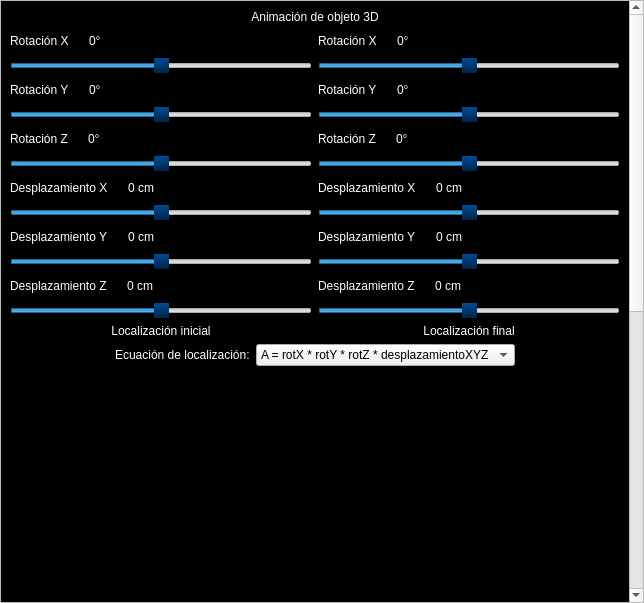
<?xml version="1.0" encoding="UTF-8"?>
<ui version="4.0">
 <class>Sim_U1_T4</class>
 <widget class="QWidget" name="Sim_U1_T4">
  <property name="geometry">
   <rect>
    <x>0</x>
    <y>0</y>
    <width>644</width>
    <height>603</height>
   </rect>
  </property>
  <property name="windowTitle">
   <string>sim_U1_T4</string>
  </property>
  <layout class="QVBoxLayout" name="verticalLayout">
   <property name="spacing">
    <number>0</number>
   </property>
   <property name="leftMargin">
    <number>0</number>
   </property>
   <property name="topMargin">
    <number>0</number>
   </property>
   <property name="rightMargin">
    <number>0</number>
   </property>
   <property name="bottomMargin">
    <number>0</number>
   </property>
   <item>
    <widget class="QScrollArea" name="scrollArea">
     <property name="widgetResizable">
      <bool>true</bool>
     </property>
     <widget class="QWidget" name="scrollAreaWidgetContents">
      <property name="geometry">
       <rect>
        <x>0</x>
        <y>-88</y>
        <width>625</width>
        <height>1243</height>
       </rect>
      </property>
      <property name="sizePolicy">
       <sizepolicy hsizetype="Preferred" vsizetype="Fixed">
        <horstretch>0</horstretch>
        <verstretch>0</verstretch>
       </sizepolicy>
      </property>
      <property name="styleSheet">
       <string notr="true">QWidget#scrollAreaWidgetContents{
background-color:rgba(0,0,0,255);
}
QLabel{
color:white;
}
QSlider::handle:horizontal {
background: qlineargradient(spread:pad, x1:0.505, y1:0, x2:0.500318, y2:1, stop:0 rgba(0, 74, 148, 255), stop:1 rgba(0, 37, 74, 255))
}
QSlider::handle:horizontal:hover {
    /*background: rgba(173, 51, 51,255);*/
background: qlineargradient(spread:pad, x1:0.506, y1:0, x2:0.506, y2:1, stop:0 rgba(203, 60, 60, 255), stop:1 rgba(150, 44, 44, 255))
}
QSpinBox{
color:white;
background-color:black;
}</string>
      </property>
      <layout class="QVBoxLayout" name="verticalLayout_6">
       <item>
        <widget class="QLabel" name="label">
         <property name="styleSheet">
          <string notr="true">font:20pt &quot;Britannic Bold&quot;;</string>
         </property>
         <property name="text">
          <string>Animación de objeto 3D</string>
         </property>
         <property name="alignment">
          <set>Qt::AlignCenter</set>
         </property>
        </widget>
       </item>
       <item>
        <layout class="QHBoxLayout" name="horizontalLayout_2">
         <item>
          <layout class="QVBoxLayout" name="verticalLayout_2">
           <item>
            <layout class="QHBoxLayout" name="horizontalLayout_4">
             <item>
              <widget class="QLabel" name="label_2">
               <property name="text">
                <string>Rotación X</string>
               </property>
              </widget>
             </item>
             <item>
              <widget class="QSpinBox" name="sb_rX">
               <property name="minimumSize">
                <size>
                 <width>25</width>
                 <height>0</height>
                </size>
               </property>
               <property name="wrapping">
                <bool>false</bool>
               </property>
               <property name="frame">
                <bool>true</bool>
               </property>
               <property name="alignment">
                <set>Qt::AlignCenter</set>
               </property>
               <property name="readOnly">
                <bool>true</bool>
               </property>
               <property name="buttonSymbols">
                <enum>QAbstractSpinBox::NoButtons</enum>
               </property>
               <property name="accelerated">
                <bool>false</bool>
               </property>
               <property name="keyboardTracking">
                <bool>false</bool>
               </property>
               <property name="showGroupSeparator" stdset="0">
                <bool>false</bool>
               </property>
               <property name="suffix">
                <string>°</string>
               </property>
               <property name="minimum">
                <number>-999</number>
               </property>
               <property name="maximum">
                <number>999</number>
               </property>
              </widget>
             </item>
             <item>
              <spacer name="horizontalSpacer">
               <property name="orientation">
                <enum>Qt::Horizontal</enum>
               </property>
               <property name="sizeHint" stdset="0">
                <size>
                 <width>40</width>
                 <height>20</height>
                </size>
               </property>
              </spacer>
             </item>
            </layout>
           </item>
           <item>
            <widget class="QSlider" name="sl_rotX_1">
             <property name="minimum">
              <number>-360</number>
             </property>
             <property name="maximum">
              <number>360</number>
             </property>
             <property name="singleStep">
              <number>20</number>
             </property>
             <property name="pageStep">
              <number>45</number>
             </property>
             <property name="orientation">
              <enum>Qt::Horizontal</enum>
             </property>
            </widget>
           </item>
           <item>
            <layout class="QHBoxLayout" name="horizontalLayout_6">
             <item>
              <widget class="QLabel" name="label_3">
               <property name="text">
                <string>Rotación Y</string>
               </property>
              </widget>
             </item>
             <item>
              <widget class="QSpinBox" name="sb_rY">
               <property name="minimumSize">
                <size>
                 <width>25</width>
                 <height>0</height>
                </size>
               </property>
               <property name="wrapping">
                <bool>false</bool>
               </property>
               <property name="frame">
                <bool>true</bool>
               </property>
               <property name="alignment">
                <set>Qt::AlignCenter</set>
               </property>
               <property name="readOnly">
                <bool>true</bool>
               </property>
               <property name="buttonSymbols">
                <enum>QAbstractSpinBox::NoButtons</enum>
               </property>
               <property name="accelerated">
                <bool>false</bool>
               </property>
               <property name="keyboardTracking">
                <bool>false</bool>
               </property>
               <property name="showGroupSeparator" stdset="0">
                <bool>false</bool>
               </property>
               <property name="suffix">
                <string>°</string>
               </property>
               <property name="minimum">
                <number>-999</number>
               </property>
               <property name="maximum">
                <number>999</number>
               </property>
              </widget>
             </item>
             <item>
              <spacer name="horizontalSpacer_3">
               <property name="orientation">
                <enum>Qt::Horizontal</enum>
               </property>
               <property name="sizeHint" stdset="0">
                <size>
                 <width>40</width>
                 <height>20</height>
                </size>
               </property>
              </spacer>
             </item>
            </layout>
           </item>
           <item>
            <widget class="QSlider" name="sl_rotY_1">
             <property name="minimum">
              <number>-360</number>
             </property>
             <property name="maximum">
              <number>360</number>
             </property>
             <property name="singleStep">
              <number>20</number>
             </property>
             <property name="pageStep">
              <number>45</number>
             </property>
             <property name="orientation">
              <enum>Qt::Horizontal</enum>
             </property>
            </widget>
           </item>
           <item>
            <layout class="QHBoxLayout" name="horizontalLayout_8">
             <item>
              <widget class="QLabel" name="label_4">
               <property name="text">
                <string>Rotación Z</string>
               </property>
              </widget>
             </item>
             <item>
              <widget class="QSpinBox" name="sb_rZ">
               <property name="minimumSize">
                <size>
                 <width>25</width>
                 <height>0</height>
                </size>
               </property>
               <property name="wrapping">
                <bool>false</bool>
               </property>
               <property name="frame">
                <bool>true</bool>
               </property>
               <property name="alignment">
                <set>Qt::AlignCenter</set>
               </property>
               <property name="readOnly">
                <bool>true</bool>
               </property>
               <property name="buttonSymbols">
                <enum>QAbstractSpinBox::NoButtons</enum>
               </property>
               <property name="accelerated">
                <bool>false</bool>
               </property>
               <property name="keyboardTracking">
                <bool>false</bool>
               </property>
               <property name="showGroupSeparator" stdset="0">
                <bool>false</bool>
               </property>
               <property name="suffix">
                <string>°</string>
               </property>
               <property name="minimum">
                <number>-999</number>
               </property>
               <property name="maximum">
                <number>999</number>
               </property>
              </widget>
             </item>
             <item>
              <spacer name="horizontalSpacer_5">
               <property name="orientation">
                <enum>Qt::Horizontal</enum>
               </property>
               <property name="sizeHint" stdset="0">
                <size>
                 <width>40</width>
                 <height>20</height>
                </size>
               </property>
              </spacer>
             </item>
            </layout>
           </item>
           <item>
            <widget class="QSlider" name="sl_rotZ_1">
             <property name="minimum">
              <number>-360</number>
             </property>
             <property name="maximum">
              <number>360</number>
             </property>
             <property name="singleStep">
              <number>20</number>
             </property>
             <property name="pageStep">
              <number>45</number>
             </property>
             <property name="orientation">
              <enum>Qt::Horizontal</enum>
             </property>
            </widget>
           </item>
           <item>
            <layout class="QHBoxLayout" name="horizontalLayout_10">
             <item>
              <widget class="QLabel" name="label_7">
               <property name="text">
                <string>Desplazamiento X</string>
               </property>
              </widget>
             </item>
             <item>
              <widget class="QSpinBox" name="sb_dX">
               <property name="minimumSize">
                <size>
                 <width>25</width>
                 <height>0</height>
                </size>
               </property>
               <property name="wrapping">
                <bool>false</bool>
               </property>
               <property name="frame">
                <bool>true</bool>
               </property>
               <property name="alignment">
                <set>Qt::AlignCenter</set>
               </property>
               <property name="readOnly">
                <bool>true</bool>
               </property>
               <property name="buttonSymbols">
                <enum>QAbstractSpinBox::NoButtons</enum>
               </property>
               <property name="accelerated">
                <bool>false</bool>
               </property>
               <property name="keyboardTracking">
                <bool>false</bool>
               </property>
               <property name="showGroupSeparator" stdset="0">
                <bool>false</bool>
               </property>
               <property name="suffix">
                <string> cm</string>
               </property>
               <property name="minimum">
                <number>-999</number>
               </property>
               <property name="maximum">
                <number>999</number>
               </property>
              </widget>
             </item>
             <item>
              <spacer name="horizontalSpacer_7">
               <property name="orientation">
                <enum>Qt::Horizontal</enum>
               </property>
               <property name="sizeHint" stdset="0">
                <size>
                 <width>40</width>
                 <height>20</height>
                </size>
               </property>
              </spacer>
             </item>
            </layout>
           </item>
           <item>
            <widget class="QSlider" name="sl_despX_1">
             <property name="minimum">
              <number>-300</number>
             </property>
             <property name="maximum">
              <number>300</number>
             </property>
             <property name="singleStep">
              <number>40</number>
             </property>
             <property name="pageStep">
              <number>40</number>
             </property>
             <property name="orientation">
              <enum>Qt::Horizontal</enum>
             </property>
            </widget>
           </item>
           <item>
            <layout class="QHBoxLayout" name="horizontalLayout_12">
             <item>
              <widget class="QLabel" name="label_5">
               <property name="text">
                <string>Desplazamiento Y</string>
               </property>
              </widget>
             </item>
             <item>
              <widget class="QSpinBox" name="sb_dY">
               <property name="minimumSize">
                <size>
                 <width>25</width>
                 <height>0</height>
                </size>
               </property>
               <property name="wrapping">
                <bool>false</bool>
               </property>
               <property name="frame">
                <bool>true</bool>
               </property>
               <property name="alignment">
                <set>Qt::AlignCenter</set>
               </property>
               <property name="readOnly">
                <bool>true</bool>
               </property>
               <property name="buttonSymbols">
                <enum>QAbstractSpinBox::NoButtons</enum>
               </property>
               <property name="accelerated">
                <bool>false</bool>
               </property>
               <property name="keyboardTracking">
                <bool>false</bool>
               </property>
               <property name="showGroupSeparator" stdset="0">
                <bool>false</bool>
               </property>
               <property name="suffix">
                <string> cm</string>
               </property>
               <property name="minimum">
                <number>-999</number>
               </property>
               <property name="maximum">
                <number>999</number>
               </property>
              </widget>
             </item>
             <item>
              <spacer name="horizontalSpacer_9">
               <property name="orientation">
                <enum>Qt::Horizontal</enum>
               </property>
               <property name="sizeHint" stdset="0">
                <size>
                 <width>40</width>
                 <height>20</height>
                </size>
               </property>
              </spacer>
             </item>
            </layout>
           </item>
           <item>
            <widget class="QSlider" name="sl_despY_1">
             <property name="minimum">
              <number>-300</number>
             </property>
             <property name="maximum">
              <number>300</number>
             </property>
             <property name="singleStep">
              <number>40</number>
             </property>
             <property name="pageStep">
              <number>40</number>
             </property>
             <property name="orientation">
              <enum>Qt::Horizontal</enum>
             </property>
            </widget>
           </item>
           <item>
            <layout class="QHBoxLayout" name="horizontalLayout_14">
             <item>
              <widget class="QLabel" name="label_6">
               <property name="text">
                <string>Desplazamiento Z</string>
               </property>
              </widget>
             </item>
             <item>
              <widget class="QSpinBox" name="sb_dZ">
               <property name="minimumSize">
                <size>
                 <width>25</width>
                 <height>0</height>
                </size>
               </property>
               <property name="wrapping">
                <bool>false</bool>
               </property>
               <property name="frame">
                <bool>true</bool>
               </property>
               <property name="alignment">
                <set>Qt::AlignCenter</set>
               </property>
               <property name="readOnly">
                <bool>true</bool>
               </property>
               <property name="buttonSymbols">
                <enum>QAbstractSpinBox::NoButtons</enum>
               </property>
               <property name="accelerated">
                <bool>false</bool>
               </property>
               <property name="keyboardTracking">
                <bool>false</bool>
               </property>
               <property name="showGroupSeparator" stdset="0">
                <bool>false</bool>
               </property>
               <property name="suffix">
                <string> cm</string>
               </property>
               <property name="minimum">
                <number>-999</number>
               </property>
               <property name="maximum">
                <number>999</number>
               </property>
              </widget>
             </item>
             <item>
              <spacer name="horizontalSpacer_11">
               <property name="orientation">
                <enum>Qt::Horizontal</enum>
               </property>
               <property name="sizeHint" stdset="0">
                <size>
                 <width>40</width>
                 <height>20</height>
                </size>
               </property>
              </spacer>
             </item>
            </layout>
           </item>
           <item>
            <widget class="QSlider" name="sl_despZ_1">
             <property name="minimum">
              <number>-300</number>
             </property>
             <property name="maximum">
              <number>300</number>
             </property>
             <property name="singleStep">
              <number>40</number>
             </property>
             <property name="pageStep">
              <number>40</number>
             </property>
             <property name="orientation">
              <enum>Qt::Horizontal</enum>
             </property>
            </widget>
           </item>
           <item>
            <widget class="QLabel" name="label_14">
             <property name="text">
              <string>Localización inicial</string>
             </property>
             <property name="alignment">
              <set>Qt::AlignCenter</set>
             </property>
            </widget>
           </item>
          </layout>
         </item>
         <item>
          <layout class="QVBoxLayout" name="verticalLayout_3">
           <item>
            <layout class="QHBoxLayout" name="horizontalLayout_5">
             <item>
              <widget class="QLabel" name="label_8">
               <property name="text">
                <string>Rotación X</string>
               </property>
              </widget>
             </item>
             <item>
              <widget class="QSpinBox" name="sb_rX_2">
               <property name="minimumSize">
                <size>
                 <width>25</width>
                 <height>0</height>
                </size>
               </property>
               <property name="wrapping">
                <bool>false</bool>
               </property>
               <property name="frame">
                <bool>true</bool>
               </property>
               <property name="alignment">
                <set>Qt::AlignCenter</set>
               </property>
               <property name="readOnly">
                <bool>true</bool>
               </property>
               <property name="buttonSymbols">
                <enum>QAbstractSpinBox::NoButtons</enum>
               </property>
               <property name="accelerated">
                <bool>false</bool>
               </property>
               <property name="keyboardTracking">
                <bool>false</bool>
               </property>
               <property name="showGroupSeparator" stdset="0">
                <bool>false</bool>
               </property>
               <property name="suffix">
                <string>°</string>
               </property>
               <property name="minimum">
                <number>-999</number>
               </property>
               <property name="maximum">
                <number>999</number>
               </property>
              </widget>
             </item>
             <item>
              <spacer name="horizontalSpacer_2">
               <property name="orientation">
                <enum>Qt::Horizontal</enum>
               </property>
               <property name="sizeHint" stdset="0">
                <size>
                 <width>40</width>
                 <height>20</height>
                </size>
               </property>
              </spacer>
             </item>
            </layout>
           </item>
           <item>
            <widget class="QSlider" name="sl_rotX_2">
             <property name="minimum">
              <number>-360</number>
             </property>
             <property name="maximum">
              <number>360</number>
             </property>
             <property name="singleStep">
              <number>20</number>
             </property>
             <property name="pageStep">
              <number>45</number>
             </property>
             <property name="orientation">
              <enum>Qt::Horizontal</enum>
             </property>
            </widget>
           </item>
           <item>
            <layout class="QHBoxLayout" name="horizontalLayout_7">
             <item>
              <widget class="QLabel" name="label_9">
               <property name="text">
                <string>Rotación Y</string>
               </property>
              </widget>
             </item>
             <item>
              <widget class="QSpinBox" name="sb_rY_2">
               <property name="minimumSize">
                <size>
                 <width>25</width>
                 <height>0</height>
                </size>
               </property>
               <property name="wrapping">
                <bool>false</bool>
               </property>
               <property name="frame">
                <bool>true</bool>
               </property>
               <property name="alignment">
                <set>Qt::AlignCenter</set>
               </property>
               <property name="readOnly">
                <bool>true</bool>
               </property>
               <property name="buttonSymbols">
                <enum>QAbstractSpinBox::NoButtons</enum>
               </property>
               <property name="accelerated">
                <bool>false</bool>
               </property>
               <property name="keyboardTracking">
                <bool>false</bool>
               </property>
               <property name="showGroupSeparator" stdset="0">
                <bool>false</bool>
               </property>
               <property name="suffix">
                <string>°</string>
               </property>
               <property name="minimum">
                <number>-999</number>
               </property>
               <property name="maximum">
                <number>999</number>
               </property>
              </widget>
             </item>
             <item>
              <spacer name="horizontalSpacer_4">
               <property name="orientation">
                <enum>Qt::Horizontal</enum>
               </property>
               <property name="sizeHint" stdset="0">
                <size>
                 <width>40</width>
                 <height>20</height>
                </size>
               </property>
              </spacer>
             </item>
            </layout>
           </item>
           <item>
            <widget class="QSlider" name="sl_rotY_2">
             <property name="minimum">
              <number>-360</number>
             </property>
             <property name="maximum">
              <number>360</number>
             </property>
             <property name="singleStep">
              <number>20</number>
             </property>
             <property name="pageStep">
              <number>45</number>
             </property>
             <property name="orientation">
              <enum>Qt::Horizontal</enum>
             </property>
            </widget>
           </item>
           <item>
            <layout class="QHBoxLayout" name="horizontalLayout_9">
             <item>
              <widget class="QLabel" name="label_10">
               <property name="text">
                <string>Rotación Z</string>
               </property>
              </widget>
             </item>
             <item>
              <widget class="QSpinBox" name="sb_rZ_2">
               <property name="minimumSize">
                <size>
                 <width>25</width>
                 <height>0</height>
                </size>
               </property>
               <property name="wrapping">
                <bool>false</bool>
               </property>
               <property name="frame">
                <bool>true</bool>
               </property>
               <property name="alignment">
                <set>Qt::AlignCenter</set>
               </property>
               <property name="readOnly">
                <bool>true</bool>
               </property>
               <property name="buttonSymbols">
                <enum>QAbstractSpinBox::NoButtons</enum>
               </property>
               <property name="accelerated">
                <bool>false</bool>
               </property>
               <property name="keyboardTracking">
                <bool>false</bool>
               </property>
               <property name="showGroupSeparator" stdset="0">
                <bool>false</bool>
               </property>
               <property name="suffix">
                <string>°</string>
               </property>
               <property name="minimum">
                <number>-999</number>
               </property>
               <property name="maximum">
                <number>999</number>
               </property>
              </widget>
             </item>
             <item>
              <spacer name="horizontalSpacer_6">
               <property name="orientation">
                <enum>Qt::Horizontal</enum>
               </property>
               <property name="sizeHint" stdset="0">
                <size>
                 <width>40</width>
                 <height>20</height>
                </size>
               </property>
              </spacer>
             </item>
            </layout>
           </item>
           <item>
            <widget class="QSlider" name="sl_rotZ_2">
             <property name="minimum">
              <number>-360</number>
             </property>
             <property name="maximum">
              <number>360</number>
             </property>
             <property name="singleStep">
              <number>20</number>
             </property>
             <property name="pageStep">
              <number>45</number>
             </property>
             <property name="orientation">
              <enum>Qt::Horizontal</enum>
             </property>
            </widget>
           </item>
           <item>
            <layout class="QHBoxLayout" name="horizontalLayout_11">
             <item>
              <widget class="QLabel" name="label_11">
               <property name="text">
                <string>Desplazamiento X</string>
               </property>
              </widget>
             </item>
             <item>
              <widget class="QSpinBox" name="sb_dX_2">
               <property name="minimumSize">
                <size>
                 <width>25</width>
                 <height>0</height>
                </size>
               </property>
               <property name="wrapping">
                <bool>false</bool>
               </property>
               <property name="frame">
                <bool>true</bool>
               </property>
               <property name="alignment">
                <set>Qt::AlignCenter</set>
               </property>
               <property name="readOnly">
                <bool>true</bool>
               </property>
               <property name="buttonSymbols">
                <enum>QAbstractSpinBox::NoButtons</enum>
               </property>
               <property name="accelerated">
                <bool>false</bool>
               </property>
               <property name="keyboardTracking">
                <bool>false</bool>
               </property>
               <property name="showGroupSeparator" stdset="0">
                <bool>false</bool>
               </property>
               <property name="suffix">
                <string> cm</string>
               </property>
               <property name="minimum">
                <number>-999</number>
               </property>
               <property name="maximum">
                <number>999</number>
               </property>
              </widget>
             </item>
             <item>
              <spacer name="horizontalSpacer_8">
               <property name="orientation">
                <enum>Qt::Horizontal</enum>
               </property>
               <property name="sizeHint" stdset="0">
                <size>
                 <width>40</width>
                 <height>20</height>
                </size>
               </property>
              </spacer>
             </item>
            </layout>
           </item>
           <item>
            <widget class="QSlider" name="sl_despX_2">
             <property name="minimum">
              <number>-300</number>
             </property>
             <property name="maximum">
              <number>300</number>
             </property>
             <property name="singleStep">
              <number>40</number>
             </property>
             <property name="pageStep">
              <number>40</number>
             </property>
             <property name="orientation">
              <enum>Qt::Horizontal</enum>
             </property>
            </widget>
           </item>
           <item>
            <layout class="QHBoxLayout" name="horizontalLayout_13">
             <item>
              <widget class="QLabel" name="label_12">
               <property name="text">
                <string>Desplazamiento Y</string>
               </property>
              </widget>
             </item>
             <item>
              <widget class="QSpinBox" name="sb_dY_2">
               <property name="minimumSize">
                <size>
                 <width>25</width>
                 <height>0</height>
                </size>
               </property>
               <property name="wrapping">
                <bool>false</bool>
               </property>
               <property name="frame">
                <bool>true</bool>
               </property>
               <property name="alignment">
                <set>Qt::AlignCenter</set>
               </property>
               <property name="readOnly">
                <bool>true</bool>
               </property>
               <property name="buttonSymbols">
                <enum>QAbstractSpinBox::NoButtons</enum>
               </property>
               <property name="accelerated">
                <bool>false</bool>
               </property>
               <property name="keyboardTracking">
                <bool>false</bool>
               </property>
               <property name="showGroupSeparator" stdset="0">
                <bool>false</bool>
               </property>
               <property name="suffix">
                <string> cm</string>
               </property>
               <property name="minimum">
                <number>-999</number>
               </property>
               <property name="maximum">
                <number>999</number>
               </property>
              </widget>
             </item>
             <item>
              <spacer name="horizontalSpacer_10">
               <property name="orientation">
                <enum>Qt::Horizontal</enum>
               </property>
               <property name="sizeHint" stdset="0">
                <size>
                 <width>40</width>
                 <height>20</height>
                </size>
               </property>
              </spacer>
             </item>
            </layout>
           </item>
           <item>
            <widget class="QSlider" name="sl_despY_2">
             <property name="minimum">
              <number>-300</number>
             </property>
             <property name="maximum">
              <number>300</number>
             </property>
             <property name="singleStep">
              <number>40</number>
             </property>
             <property name="pageStep">
              <number>40</number>
             </property>
             <property name="orientation">
              <enum>Qt::Horizontal</enum>
             </property>
            </widget>
           </item>
           <item>
            <layout class="QHBoxLayout" name="horizontalLayout_15">
             <item>
              <widget class="QLabel" name="label_13">
               <property name="text">
                <string>Desplazamiento Z</string>
               </property>
              </widget>
             </item>
             <item>
              <widget class="QSpinBox" name="sb_dZ_2">
               <property name="minimumSize">
                <size>
                 <width>25</width>
                 <height>0</height>
                </size>
               </property>
               <property name="wrapping">
                <bool>false</bool>
               </property>
               <property name="frame">
                <bool>true</bool>
               </property>
               <property name="alignment">
                <set>Qt::AlignCenter</set>
               </property>
               <property name="readOnly">
                <bool>true</bool>
               </property>
               <property name="buttonSymbols">
                <enum>QAbstractSpinBox::NoButtons</enum>
               </property>
               <property name="accelerated">
                <bool>false</bool>
               </property>
               <property name="keyboardTracking">
                <bool>false</bool>
               </property>
               <property name="showGroupSeparator" stdset="0">
                <bool>false</bool>
               </property>
               <property name="suffix">
                <string> cm</string>
               </property>
               <property name="minimum">
                <number>-999</number>
               </property>
               <property name="maximum">
                <number>999</number>
               </property>
              </widget>
             </item>
             <item>
              <spacer name="horizontalSpacer_12">
               <property name="orientation">
                <enum>Qt::Horizontal</enum>
               </property>
               <property name="sizeHint" stdset="0">
                <size>
                 <width>40</width>
                 <height>20</height>
                </size>
               </property>
              </spacer>
             </item>
            </layout>
           </item>
           <item>
            <widget class="QSlider" name="sl_despZ_2">
             <property name="minimum">
              <number>-300</number>
             </property>
             <property name="maximum">
              <number>300</number>
             </property>
             <property name="singleStep">
              <number>40</number>
             </property>
             <property name="pageStep">
              <number>40</number>
             </property>
             <property name="orientation">
              <enum>Qt::Horizontal</enum>
             </property>
            </widget>
           </item>
           <item>
            <widget class="QLabel" name="label_15">
             <property name="text">
              <string>Localización final</string>
             </property>
             <property name="alignment">
              <set>Qt::AlignCenter</set>
             </property>
            </widget>
           </item>
          </layout>
         </item>
        </layout>
       </item>
       <item>
        <layout class="QHBoxLayout" name="horizontalLayout_16">
         <item>
          <spacer name="horizontalSpacer_13">
           <property name="orientation">
            <enum>Qt::Horizontal</enum>
           </property>
           <property name="sizeHint" stdset="0">
            <size>
             <width>40</width>
             <height>20</height>
            </size>
           </property>
          </spacer>
         </item>
         <item>
          <widget class="QLabel" name="label_18">
           <property name="text">
            <string>Ecuación de localización:</string>
           </property>
          </widget>
         </item>
         <item>
          <widget class="QComboBox" name="cb_ecuaciones">
           <property name="minimumSize">
            <size>
             <width>250</width>
             <height>0</height>
            </size>
           </property>
           <item>
            <property name="text">
             <string>A = rotX * rotY * rotZ * desplazamientoXYZ</string>
            </property>
           </item>
           <item>
            <property name="text">
             <string>A = rotX * rotZ * rotY * desplazamientoXYZ</string>
            </property>
           </item>
           <item>
            <property name="text">
             <string>A = rotY * rotZ * rotX * desplazamientoXYZ</string>
            </property>
           </item>
           <item>
            <property name="text">
             <string>A = rotY * rotX * rotZ * desplazamientoXYZ</string>
            </property>
           </item>
           <item>
            <property name="text">
             <string>A = rotZ * rotX * rotY * desplazamientoXYZ</string>
            </property>
           </item>
           <item>
            <property name="text">
             <string>A = rotZ * rotY * rotX * desplazamientoXYZ</string>
            </property>
           </item>
          </widget>
         </item>
         <item>
          <spacer name="horizontalSpacer_14">
           <property name="orientation">
            <enum>Qt::Horizontal</enum>
           </property>
           <property name="sizeHint" stdset="0">
            <size>
             <width>40</width>
             <height>20</height>
            </size>
           </property>
          </spacer>
         </item>
        </layout>
       </item>
       <item>
        <layout class="QHBoxLayout" name="horizontalLayout">
         <property name="spacing">
          <number>0</number>
         </property>
         <item>
          <widget class="GLView" name="glView_2" native="true">
           <property name="sizePolicy">
            <sizepolicy hsizetype="Preferred" vsizetype="Preferred">
             <horstretch>0</horstretch>
             <verstretch>0</verstretch>
            </sizepolicy>
           </property>
           <property name="minimumSize">
            <size>
             <width>0</width>
             <height>300</height>
            </size>
           </property>
          </widget>
         </item>
         <item>
          <widget class="GLView" name="glView_3" native="true">
           <property name="sizePolicy">
            <sizepolicy hsizetype="Preferred" vsizetype="Preferred">
             <horstretch>0</horstretch>
             <verstretch>0</verstretch>
            </sizepolicy>
           </property>
           <property name="minimumSize">
            <size>
             <width>0</width>
             <height>300</height>
            </size>
           </property>
          </widget>
         </item>
        </layout>
       </item>
       <item>
        <layout class="QHBoxLayout" name="horizontalLayout_3">
         <item>
          <layout class="QVBoxLayout" name="verticalLayout_4">
           <item>
            <widget class="QLabel" name="label_16">
             <property name="text">
              <string>Cuadros de animación</string>
             </property>
             <property name="alignment">
              <set>Qt::AlignCenter</set>
             </property>
            </widget>
           </item>
           <item>
            <widget class="QSpinBox" name="sb_nPuntos">
             <property name="styleSheet">
              <string notr="true">color:white;
background-color:translucid;</string>
             </property>
             <property name="minimum">
              <number>2</number>
             </property>
             <property name="maximum">
              <number>999</number>
             </property>
             <property name="singleStep">
              <number>10</number>
             </property>
             <property name="value">
              <number>60</number>
             </property>
            </widget>
           </item>
          </layout>
         </item>
         <item>
          <layout class="QVBoxLayout" name="verticalLayout_5">
           <item>
            <widget class="QLabel" name="label_17">
             <property name="text">
              <string>Duración de la animación (s)</string>
             </property>
             <property name="alignment">
              <set>Qt::AlignCenter</set>
             </property>
            </widget>
           </item>
           <item>
            <widget class="QDoubleSpinBox" name="sb_tFinal">
             <property name="styleSheet">
              <string notr="true">color:white;
background-color:translucid;</string>
             </property>
             <property name="suffix">
              <string> s</string>
             </property>
             <property name="decimals">
              <number>1</number>
             </property>
             <property name="minimum">
              <double>1.000000000000000</double>
             </property>
             <property name="singleStep">
              <double>0.500000000000000</double>
             </property>
             <property name="stepType">
              <enum>QAbstractSpinBox::DefaultStepType</enum>
             </property>
            </widget>
           </item>
          </layout>
         </item>
        </layout>
       </item>
       <item>
        <widget class="QPushButton" name="bt_iniciarAnimacion">
         <property name="cursor">
          <cursorShape>PointingHandCursor</cursorShape>
         </property>
         <property name="styleSheet">
          <string notr="true">QPushButton{
font:16pt &quot;Britannic Bold&quot;;
color:white;
background-color:rgba(0,0,0,0);
}
QPushButton:hover{
background-color:rgba(255,255,255,50);
}</string>
         </property>
         <property name="text">
          <string>Iniciar animación</string>
         </property>
        </widget>
       </item>
       <item>
        <widget class="GLView" name="glView_1" native="true">
         <property name="sizePolicy">
          <sizepolicy hsizetype="Preferred" vsizetype="Preferred">
           <horstretch>0</horstretch>
           <verstretch>0</verstretch>
          </sizepolicy>
         </property>
         <property name="minimumSize">
          <size>
           <width>0</width>
           <height>400</height>
          </size>
         </property>
         <property name="styleSheet">
          <string notr="true">background-color:black;</string>
         </property>
        </widget>
       </item>
      </layout>
     </widget>
    </widget>
   </item>
  </layout>
 </widget>
 <customwidgets>
  <customwidget>
   <class>GLView</class>
   <extends>QWidget</extends>
   <header location="global">clases.GLView</header>
   <container>1</container>
  </customwidget>
 </customwidgets>
 <resources/>
 <connections/>
</ui>
